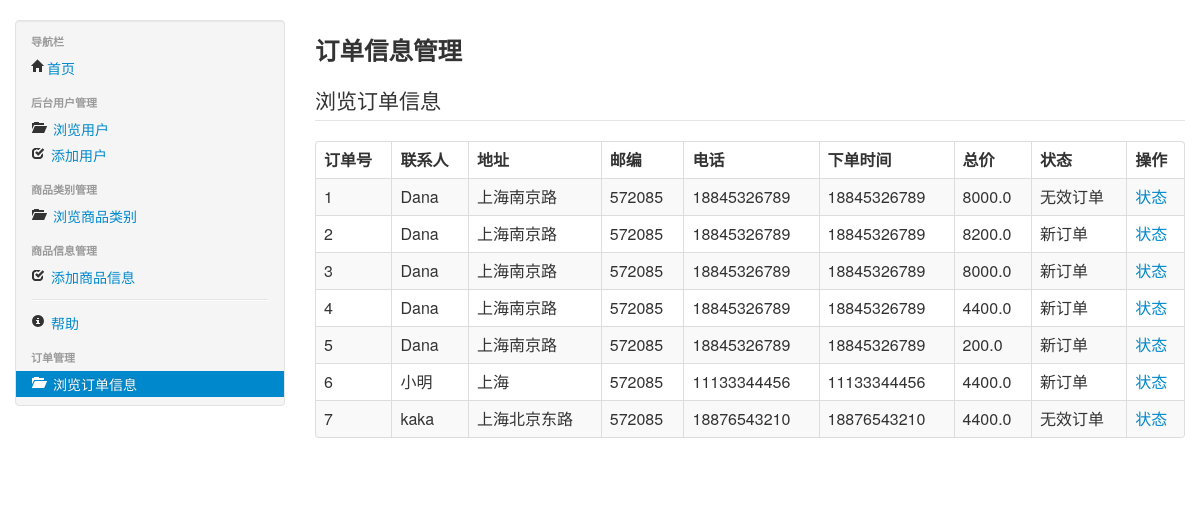
The app's page /myadmin/orders with its own data.
### myadmin/models.py (models this page shows)
class Orders(models.Model):
    uid = models.IntegerField()
    linkman = models.CharField(max_length=32)
    address = models.CharField(max_length=255)
    code = models.CharField(max_length=6)
    phone = models.CharField(max_length=16)
    addtime = models.IntegerField()
    total = models.FloatField()
    status = models.IntegerField()
    class Meta:
        db_table = "orders"

### myadmin/viewsgoods.py (the view)
def ordersindex(request):
    list1 = Orders.objects.all()
    context = {'orderslist': list1}
    return render(request, "myadmin/orders/index.html", context)

### templates/myadmin/orders/index.html (shortened to what this page needs)
{% extends "myadmin/base.html" %}
{% block mainbody %}
    <h3>
        订单信息管理
    </h3>
    <legend>浏览订单信息</legend>
    <table class="table table-bordered table-striped">
        <thead>
            <tr>
                <th>订单号</th>
                <th>联系人</th>
                <th>地址</th>
                <th>邮编</th>
                <th>电话</th>
                <th>下单时间</th>
                <th>总价</th>
                <th>状态</th>
                <th>操作</th>
            </tr>
        </thead>
        <tbody>
            {% for vo in orderslist %}
            <tr>
                <td>{{ vo.id }}</td>
                <td>{{ vo.linkman }}</td>
                <td>{{ vo.address }}</td>
                <td>{{ vo.code}}</td>
                <td>{{ vo.phone }}</td>
                <td>{{ vo.phone }}</td>
                <td>{{ vo.total }}</td>
                <td>
                    {% if vo.status == 0 %}
                        新订单
                    {% elif vo.status == 1 %}
                        已发货
                    {% elif vo.status == 2 %}
                        已收货
                    {% elif vo.status == 3 %}
                        无效订单
                    {% endif %}
                </td>
                <td>
                    <a href="{% url 'myadmin_ordersedit' vo.id %}  " class="view-link">状态</a>
                </td>
            </tr>
            {% endfor %}
        </tbody>
    </table>
{% endblock %}

### static/myadmin/css/site.css (style rules this page uses)
body { padding-top:20px; padding-bottom:20px; }

### records on screen
Orders: id "1", linkman "Dana", address "上海南京路", code "572085", phone "18845326789", total "8000.0", status "无效订单"
Orders: id "2", linkman "Dana", address "上海南京路", code "572085", phone "18845326789", total "8200.0", status "新订单"
Orders: id "3", linkman "Dana", address "上海南京路", code "572085", phone "18845326789", total "8000.0", status "新订单"
Orders: id "4", linkman "Dana", address "上海南京路", code "572085", phone "18845326789", total "4400.0", status "新订单"
Orders: id "5", linkman "Dana", address "上海南京路", code "572085", phone "18845326789", total "200.0", status "新订单"
Orders: id "6", linkman "小明", address "上海", code "572085", phone "11133344456", total "4400.0", status "新订单"
Orders: id "7", linkman "kaka", address "上海北京东路", code "572085", phone "18876543210", total "4400.0", status "无效订单"
